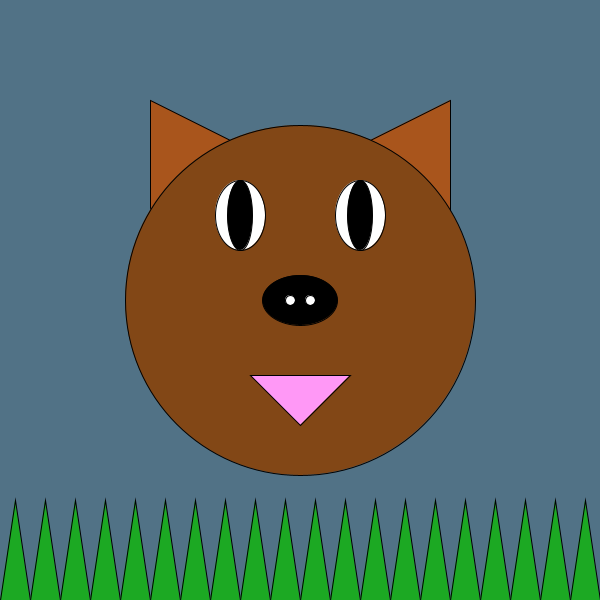
Frame 1 (no input)
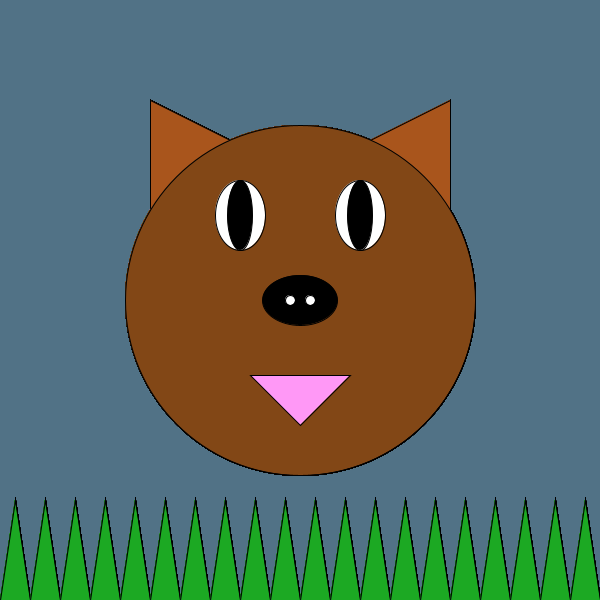
Frame 60 (the mouse pressed at the canvas centre just before this capture)
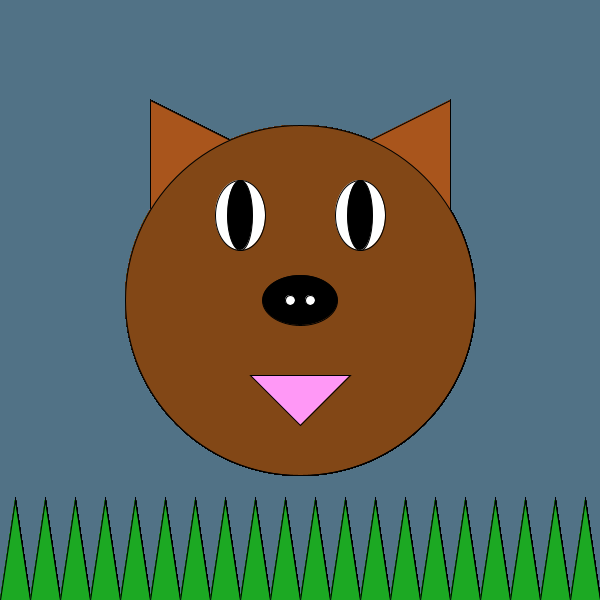
Frame 120 (the mouse held since frame 60 and released just before this capture)

The Processing sketch that drew these frames (run headless with seeded random() and noise(); from frame 60 on, the mouse is pressed at the canvas centre):

// Processing sketch: processing_159624
// ── processing_159624.pde


void setup(){
  size(600, 600);
  background(#517286); // Sets the background to blue
  smooth();
}
 
void draw(){
  draw_grass();
  draw_ears();
  draw_face();
  draw_eyes();
  draw_nose();
  draw_noseholes();
  draw_mouth();
}
 
void draw_grass(){
  fill(#1CA923); // Sets the colour to green
  for(int i=30; i<=600; i+=30){ // Loops until the end of the screen
    triangle(i-30, 600, i-15, 500, i, 600); // Draws some grass at the current position
  }
}
 
void draw_ears(){
  fill(#A9551C); // Sets the colour to orange
  triangle(250, 150, 150, 100, 150, 350); // Draw the tiger's right ear
  triangle(350, 150, 450, 100, 450, 350); // Draw the tiger's left ear
}
 
void draw_face(){
  fill(#824716); // Sets the colour to orange
  ellipse(300, 300, 350, 350); // Draws the base of the tiger's face
}
 
void draw_eyes(){
  int posX = 240;
  for(int i=0; i<2; i++){ // Loops to draw both eyes
    fill(255,255,255); // Sets the colour to white
    ellipse(posX, 215, 50, 70); // Draws the outer eye
    fill(0); // Sets the colour to black
    ellipse(posX, 215, 25, 70); // Draws the inner eye
    posX += 120;
  }
}
 
void draw_nose(){
  fill(0); // Sets the colour to black
  ellipse(300, 300, 75, 50); // Draws the tiger's nose
}
 
void draw_noseholes(){
  fill(#FFFFFF); // sets the colour to white
  ellipse(310, 300, 10, 10); // Draws the tiger's nose holes
  ellipse(290, 300, 10, 10); // Draws the tiger's nose holes
} 
 
void draw_mouth(){
  fill(#FF98F6); // Sets the colour to purple
  triangle(250, 375, 350, 375, 300, 425); // Draws the tiger's mouth
}
